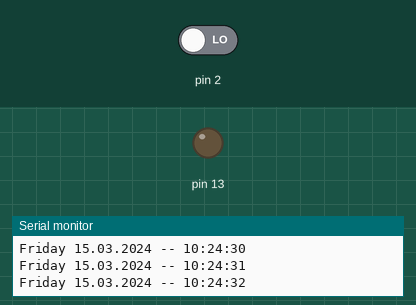
This sketch was run on a simulated Arduino Uno, built with avr-gcc and run on an emulated ATmega328P. Shown: output pins drawn as LEDs (lit = HIGH), the last lines printed to the serial monitor. Inputs (shaded band) come from the test bench; at power-on: pin 2 LOW. The local clock reads 2024-03-15 10:24:30 at power-on unless the sketch sets it.

Above: at 2.8 s.
2.9 s: pin 2 driven HIGH
At 3.4 s:
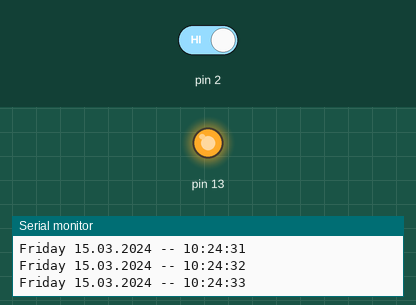
4.5 s: pin 2 driven LOW
At 5.4 s:
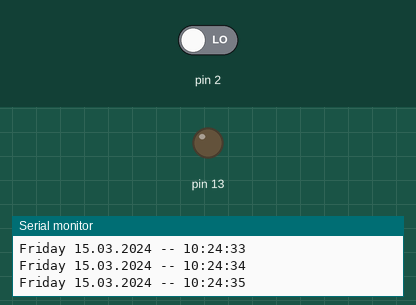
Timing chart, 0 to 7.5 s (numbered marks = the images above; inputs shaded):
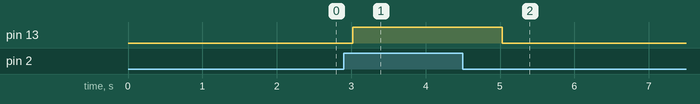

Measured:
- after the input at 2.9 s, pin 13: LOW → HIGH after 0.12 s
- after the input at 4.5 s, pin 13: HIGH → LOW after 0.53 s

The sketch:

DS3231_Serial_Easy_Modified.ino
```cpp
// (licence header left out)
#include <DS3231.h>

// Init the DS3231 using the hardware interface
DS3231  rtc(SDA, SCL);
int buttonpress = 0;

void setup()
{
  pinMode(13,OUTPUT);
  pinMode(2,INPUT);

  // Setup Serial connection
  Serial.begin(115200);
  // Uncomment the next line if you are using an Arduino Leonardo
  //while (!Serial) {}

  // Initialize the rtc object
  rtc.begin();

  // The following lines can be uncommented to set the date and time
  //rtc.setDOW(TUESDAY);     // Set Day-of-Week to SUNDAY
  //rtc.setTime(18, 24, 0);     // Set the time to 12:00:00 (24hr format)
  //rtc.setDate(8, 7, 2018);   // Set the date to January 1st, 2014
}

void loop()
{
  // Send Day-of-Week
  Serial.print(rtc.getDOWStr());
  Serial.print(" ");

  // Send date
  Serial.print(rtc.getDateStr());
  Serial.print(" -- ");

  // Send time
  Serial.println(rtc.getTimeStr());

  buttonpress = digitalRead(2);

  if(buttonpress == HIGH)
  {
    digitalWrite(13,HIGH);
  }
  else
  {
    digitalWrite(13,LOW);
  }
  // Wait one second before repeating :)
  delay (1000);
}
```
